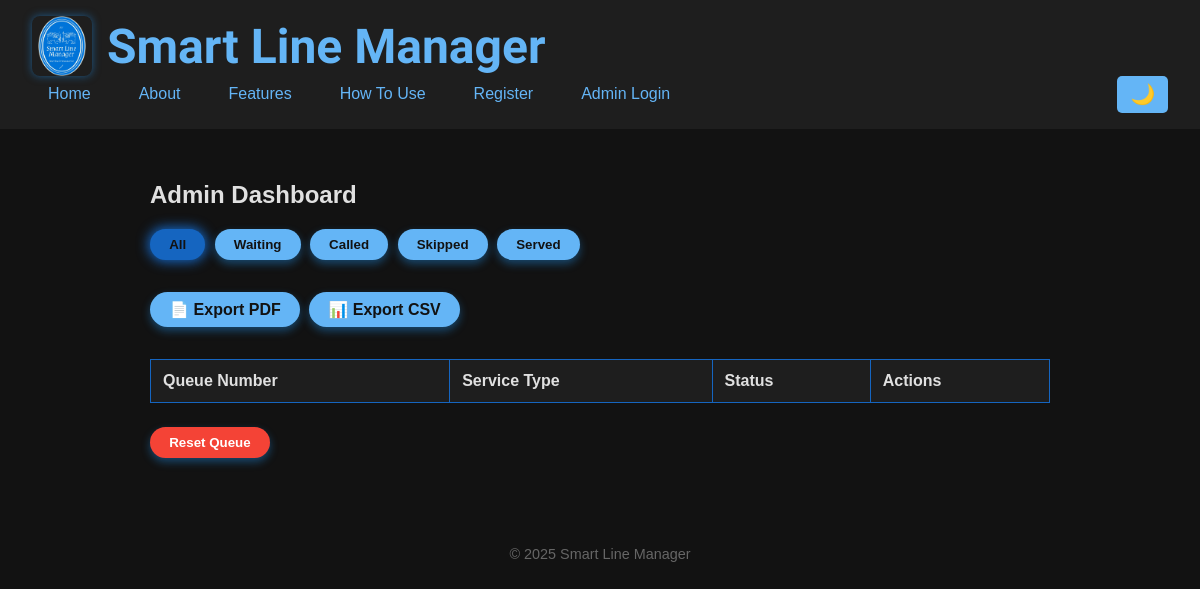
The app's page /admin/dashboard (signed in), older data.
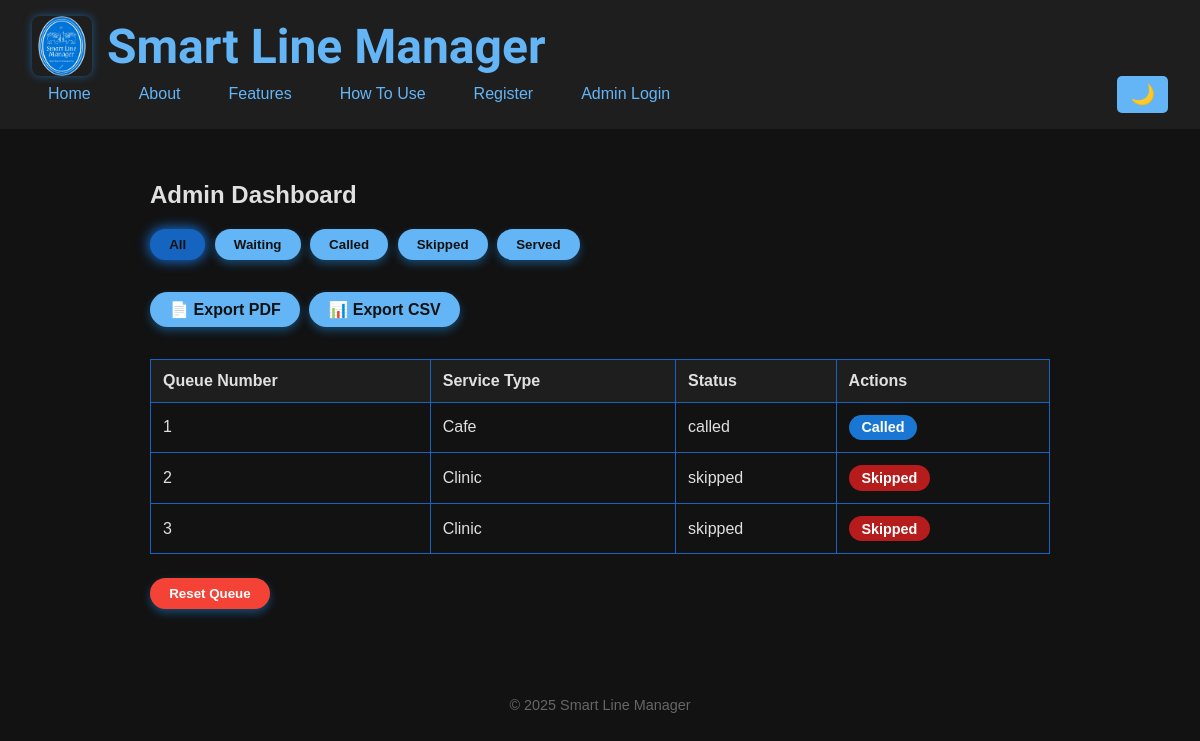
The same page, newer data.
### app/models.py (models this page shows, shortened)
class QueueTicket(db.Model):
    id = db.Column(db.Integer, primary_key=True)
    queue_number = db.Column(db.Integer, nullable=True)
    service_type = db.Column(db.String(20), nullable=False)
    status = db.Column(db.String(20), default='waiting')
    temp_id = db.Column(db.String(8), unique=True)
    created_at = db.Column(db.DateTime, default=datetime.utcnow)
    called_at = db.Column(db.DateTime, nullable=True)

### app/routes/admin.py (the view)
@bp.route('/admin/dashboard')
@login_required
def dashboard():
    status_filter = request.args.get('status', 'all')
    if status_filter == 'all':
        tickets = QueueTicket.query.order_by(QueueTicket.created_at).all()
    else:
        tickets = QueueTicket.query.filter_by(status=status_filter).order_by(QueueTicket.created_at).all()
    total_count = QueueTicket.query.count()
    waiting_count = QueueTicket.query.filter_by(status='waiting').count()
    skipped_count = QueueTicket.query.filter_by(status='skipped').count()
    served_count = QueueTicket.query.filter_by(status='served').count()
    return render_template('admin_dashboard.html',
                           tickets=tickets,
                           status_filter=status_filter,
                           total_count=total_count,
                           waiting_count=waiting_count,
                           skipped_count=skipped_count,
                           served_count=served_count)

### app/__init__.py (called while the page is built)
def create_app():
    app = Flask(__name__)
    app.config.from_object(Config)
    db.init_app(app)
    login_manager.init_app(app)
    @login_manager.user_loader
    def load_user(user_id):
        return User.query.get(int(user_id))
    login_manager.login_view = 'admin.admin_login'
    from app.routes import main, register, admin, export
    app.register_blueprint(main.bp)
    app.register_blueprint(register.bp)
    app.register_blueprint(admin.bp)
    app.register_blueprint(export.bp)   # 👈 Ensure export blueprint is registered
    return app

### app/templates/admin_dashboard.html (shortened to what this page needs)
{% extends 'base.html' %}
{% block content %}
<h2>Admin Dashboard</h2>
<div class="filter-buttons">
  <button class="filter-btn active" data-filter="all">All</button>
  <button class="filter-btn" data-filter="waiting">Waiting</button>
  <button class="filter-btn" data-filter="called">Called</button>
  <button class="filter-btn" data-filter="skipped">Skipped</button>
  <button class="filter-btn" data-filter="served">Served</button>
</div>
<div class="filter-buttons">
  <a href="{{ url_for('export.export_pdf') }}" class="filter-btn export-btn">📄 Export PDF</a>
  <a href="{{ url_for('export.export_csv') }}" class="filter-btn export-btn">📊 Export CSV</a>
</div>
<table>
  <thead>
    <tr>
      <th>Queue Number</th>
      <th>Service Type</th>
      <th>Status</th>
      <th>Actions</th>
    </tr>
  </thead>
  <tbody id="tickets-table-body">
    {% for ticket in tickets %}
    <tr data-status="{% if ticket.status == 'called' %}called served{% else %}{{ ticket.status }}{% endif %}" data-id="{{ ticket.id }}">
      <td>{{ ticket.queue_number }}</td>
      <td>{{ ticket.service_type }}</td>
      <td class="status-cell">{{ ticket.status }}</td>
      <td class="action-cell">
        {% if ticket.status == 'waiting' %}
          <button class="call-btn" data-id="{{ ticket.id }}">Call</button>
          <button class="skip-btn" data-id="{{ ticket.id }}">Skip</button>
        {% elif ticket.status == 'called' %}
          <span class="status-chip called">Called</span>
        {% elif ticket.status == 'skipped' %}
          <span class="status-chip skipped">Skipped</span>
        {% elif ticket.status == 'served' %}
          <span class="status-chip served">Served</span>
        {% endif %}
      </td>
    </tr>
    {% endfor %}
  </tbody>
</table>
<button id="reset-btn" class="filter-btn danger">Reset Queue</button>
{% endblock %}

### app/templates/base.html (shortened to what this page needs)
<!DOCTYPE html>
<html lang="en">
<head>
  <link rel="stylesheet" href="{{ url_for('static', filename='css/style.css') }}" />
</head>
<body>
  <header>
    <div class="header-container">
      <img src="{{ url_for('static', filename='images/logo.png') }}" alt="Smart Line Manager Logo" class="site-logo" />
      <h1 class="site-title">Smart Line Manager</h1>
    </div>
    <nav>
      <ul>
        <li><a href="{{ url_for('main.home') }}" class="{% if request.endpoint == 'main.home' %}active{% endif %}">Home</a></li>
        <li><a href="{{ url_for('main.about') }}" class="{% if request.endpoint == 'main.about' %}active{% endif %}">About</a></li>
        <li><a href="{{ url_for('main.features') }}" class="{% if request.endpoint == 'main.features' %}active{% endif %}">Features</a></li>
        <li><a href="{{ url_for('main.how_to_use') }}" class="{% if request.endpoint == 'main.how_to_use' %}active{% endif %}">How To Use</a></li>
        <li><a href="{{ url_for('register.register') }}" class="{% if request.endpoint == 'register.register' %}active{% endif %}">Register</a></li>
        <li><a href="{{ url_for('admin.admin_login') }}" class="{% if request.endpoint == 'admin.admin_login' %}active{% endif %}">Admin Login</a></li>
      </ul>
    </nav>
    <button id="theme-toggle" aria-label="Toggle dark/light mode" title="Toggle dark/light mode">
    </button>
  </header>
  <main>
    {% block content %}{% endblock %}
  </main>
  <footer>
    &copy; 2025 Smart Line Manager
  </footer>
</body>
</html>

### app/static/css/style.css (style rules this page uses)
:root { --bg-color: #fff; --text-color: #222; --link-color: #2196f3; --header-bg: #f5f5f5; --button-bg: #2196f3; --button-text: #fff; --nav-link-active-bg: #bbdefb; --alert-bg: #2196f3; --alert-text: #fff; }
body.dark-mode { --bg-color: #121212; --text-color: #e0e0e0; --link-color: #64b5f6; --header-bg: #1e1e1e; --button-bg: #64b5f6; --button-text: #121212; --nav-link-active-bg: #1565c0; --alert-bg: #64b5f6; --alert-text: #121212; }
body { background-color: var(--bg-color); color: var(--text-color); transition: background-color 0.3s ease, color 0.3s ease; font-family: Arial, sans-serif; margin: 0; padding: 0; }
header { background-color: var(--header-bg); padding: 1rem 2rem; position: relative; display: flex; flex-wrap: wrap; align-items: center; justify-content: space-between; }
nav ul { list-style: none; padding: 0; margin: 0; display: flex; gap: 1rem; }
nav ul li a { color: var(--link-color); text-decoration: none; padding: 0.5rem 1rem; border-radius: 5px; transition: background-color 0.3s ease; }
#theme-toggle { background: var(--button-bg); border: none; color: var(--button-text); padding: 0.4rem 0.8rem; font-size: 1.25rem; border-radius: 5px; cursor: pointer; transition: background-color 0.3s ease; }
.header-container { display: flex; align-items: center; gap: 15px; }
.site-logo { width: 60px; height: 60px; object-fit: contain; border-radius: 8px; box-shadow: 0 0 8px rgba(33, 150, 243, 0.5); }
.site-title { font-family: 'Dancing Script', cursive; font-size: 3rem; margin: 0; color: var(--link-color); }
main { padding: 2rem; max-width: 900px; margin: 0 auto; }
footer { text-align: center; margin-top: 40px; color: #666; font-size: 0.9rem; }

### app/templates/base.html (style rules this page uses)
:root { --bg-color: #fff; --text-color: #222; --link-color: #2196f3; --header-bg: #f5f5f5; --button-bg: #2196f3; --button-text: #fff; --nav-link-active-bg: #bbdefb; }
body.dark-mode { --bg-color: #121212; --text-color: #e0e0e0; --link-color: #64b5f6; --header-bg: #1e1e1e; --button-bg: #64b5f6; --button-text: #121212; --nav-link-active-bg: #1565c0; }
body { background-color: var(--bg-color); color: var(--text-color); transition: background-color 0.3s ease, color 0.3s ease; font-family: Arial, sans-serif; margin: 0; padding: 0; }
header { background-color: var(--header-bg); padding: 1rem 2rem; position: relative; display: flex; flex-wrap: wrap; align-items: center; justify-content: space-between; }
nav ul { list-style: none; padding: 0; margin: 0; display: flex; gap: 1rem; }
nav ul li a { color: var(--link-color); text-decoration: none; padding: 0.5rem 1rem; border-radius: 5px; transition: background-color 0.3s ease; }
#theme-toggle { background: var(--button-bg); border: none; color: var(--button-text); padding: 0.4rem 0.8rem; font-size: 1.25rem; border-radius: 5px; cursor: pointer; transition: background-color 0.3s ease; }
.header-container { display: flex; align-items: center; gap: 15px; }
.site-logo { width: 60px; height: 60px; object-fit: contain; border-radius: 8px; box-shadow: 0 0 8px rgba(33, 150, 243, 0.5); }
.site-title { font-family: 'Dancing Script', cursive; font-size: 3rem; margin: 0; color: var(--link-color); }
main { padding: 2rem; max-width: 900px; margin: 0 auto; }
footer { text-align: center; margin-top: 40px; color: #666; font-size: 0.9rem; }

### app/templates/admin_dashboard.html (style rules this page uses)
.filter-buttons { margin-bottom: 1rem; }
.filter-btn { background-color: var(--button-bg); color: var(--button-text); border: none; padding: 0.5rem 1.2rem; margin: 0 0.3rem 1rem 0; border-radius: 30px; cursor: pointer; font-weight: 600; box-shadow: 0 4px 8px rgba(33, 150, 243, 0.4); transition: background-color 0.3s ease, transform 0.2s ease; text-decoration: none; display: inline-block; }
.filter-btn.active { background-color: var(--nav-link-active-bg); box-shadow: 0 0 12px 2px var(--nav-link-active-bg); }
.filter-btn.danger { background-color: #f44336; color: #fff; }
table { width: 100%; border-collapse: collapse; margin-bottom: 1.5rem; }
th, td { border: 1px solid var(--nav-link-active-bg); padding: 0.75rem; text-align: left; }
th { background-color: var(--header-bg); }
.status-chip { display: inline-block; padding: 0.3rem 0.8rem; border-radius: 20px; font-weight: 600; font-size: 0.9rem; text-transform: capitalize; }
.called { background-color: #1976d2; color: white; }
.skipped { background-color: #b71c1c; color: white; }

Row changes from the older to the newer data that the page shows:
added QueueTicket: queue_number "1", service_type "Cafe", status "called", shows "Called"
added QueueTicket: queue_number "2", service_type "Clinic", status "skipped", shows "Skipped"
added QueueTicket: queue_number "3", service_type "Clinic", status "skipped", shows "Skipped"
